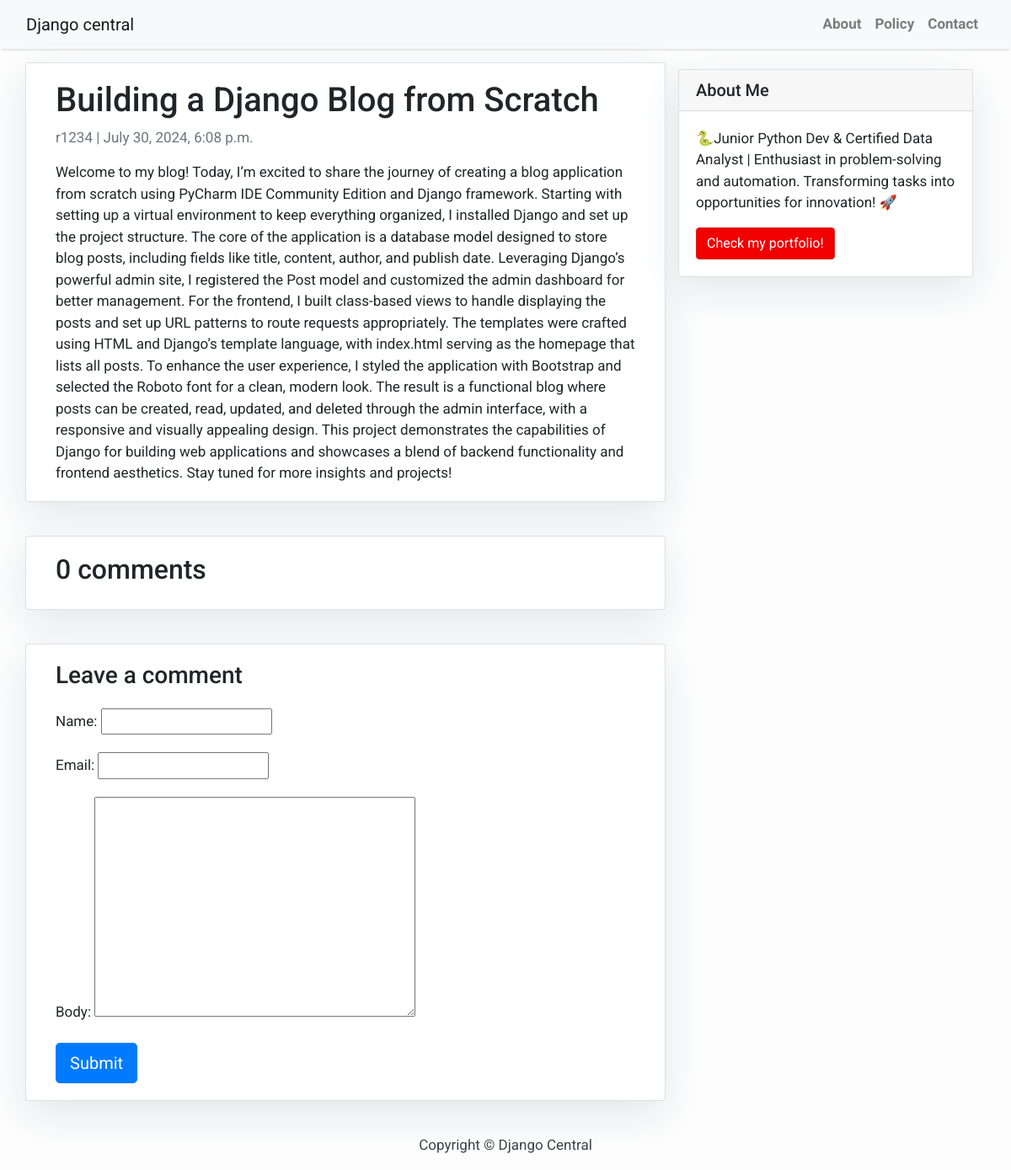
The app's page /building-a-django-blog-from-scratch/ with its own data.
### blog/models.py (models this page shows, shortened)
class Post(models.Model):
    title = models.CharField(max_length=200, unique=True)
    slug = models.SlugField(max_length=200, unique=True)
    author = models.ForeignKey(User, on_delete= models.CASCADE,related_name='blog_posts')
    updated_on = models.DateTimeField(auto_now= True)
    content = models.TextField()
    created_on = models.DateTimeField(auto_now_add=True)
    status = models.IntegerField(choices=STATUS, default=0)
    class Meta:
        ordering = ['-created_on']

### blog/views.py (the view)
# urls.py: path('<slug:slug>/', views.post_detail, name='post_detail'),
def post_detail(request, slug):
    template_name = 'post_detail.html'
    post = get_object_or_404(Post, slug=slug)
    comments = post.comments.filter(active=True)
    new_comment = None  # Comment posted
    if request.method == 'POST':
        comment_form = CommentForm(data=request.POST)
        if comment_form.is_valid():
            new_comment = comment_form.save(commit=False)
            new_comment.post = post
            new_comment.save()
    else:
        comment_form = CommentForm()
    return render(request, template_name, {
        'post': post,
        'comments': comments,
        'new_comment': new_comment,
        'comment_form': comment_form
    })

### blog/forms.py
class CommentForm(forms.ModelForm):
    class Meta:
        model = Comment
        fields = ('name', 'email', 'body')

### templates/post_detail.html (shortened to what this page needs)
{% extends 'base.html' %}
 {% block content %}<div class="container">
  <div class="row">
    <div class="col-md-8 card mb-4  mt-3 left  top">
     <div class="card-body">
        <h1>{% block title %} {{ post.title }} {% endblock title %}</h1>
       <p class=" text-muted">{{ post.author }} | {{ post.created_on }}</p>
        <p class="card-text ">{{ post.content | safe }}</p>
     </div>    </div>
   {% block sidebar %}
 {% include 'sidebar.html' %}
{% endblock sidebar %}
   <div class="col-md-8 card mb-4  mt-3 ">
      <div class="card-body">
       <h2>{{ comments.count }} comments</h2>
      </div>
   </div>
    <div class="col-md-8 card mb-4  mt-3 ">
      <div class="card-body">
        {% if new_comment %}
        <div class="alert alert-success" role="alert">
          Your comment is awaiting moderation
        </div>
        {% else %}
        <h3>Leave a comment</h3>
        <form method="post" style="margin-top: 1.3em;">
          {{ comment_form.as_p }}
          <button type="submit" class="btn btn-primary  btn-lg">Submit</button>
        </form>
        {% endif %}
      </div>
    </div>
  </div>
</div>
{% endblock content %}

### templates/base.html (style rules this page uses)
body { font-family: "Roboto", sans-serif; font-size: 17px; background-color: #fdfdfd; }

### templates/sidebar.html (style rules this page uses)
.card { box-shadow: 0 16px 48px #E3E7EB; }

### records on screen
Post: title "Building a Django Blog from Scratch", author "r1234", created_on "July 30, 2024, 6:08 p.m.", content "Welcome to my blog! Today, I’m excited to share the journey of creating a blog application from scratch using PyCharm IDE Community Edition and Django framework. Starting with setting up a virtual environment to keep everything organized, I installed Django and set up the project structure. The core of the application is a database model designed to store blog posts, including fields like title, content, author, and publish date. Leveraging Django’s powerful admin site, I registered the Post model and customized the admin dashboard for better management. For the frontend, I built class-based views to handle displaying the posts and set up URL patterns to route requests appropriately. The…"

### other values on screen
{{ comments.count }} "0"
